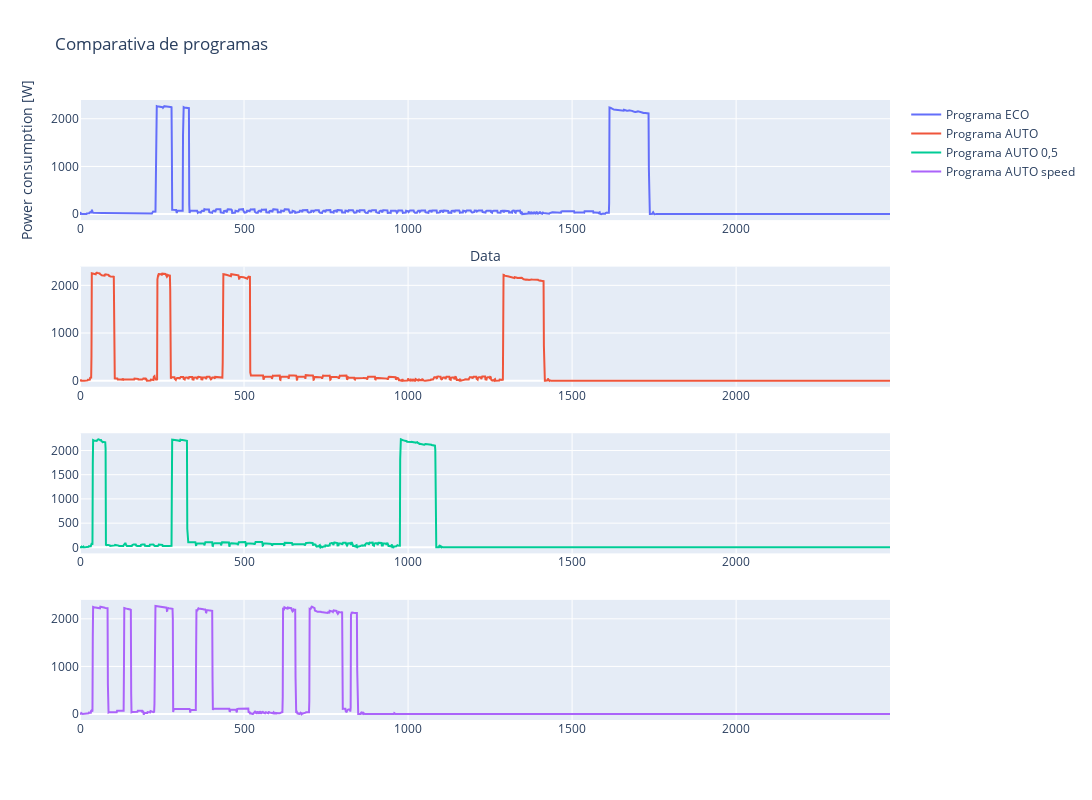

Here is the notebook cell this chart was saved with:
### Code cell
# Following the guidelines on the PDF file, try to draw the interactive plot for P and Q of V52 Wind turbine.

from plotly.subplots import make_subplots

fig = make_subplots(rows=4, cols=1)


# create a data trace for each type of meat and add them to figure one by one
fig.add_trace(go.Line(x=df_MERGE['id'],
                         y=df_MERGE['ECO'], name='Programa ECO'),row=1,col=1); 
fig.add_trace(go.Line(x=df_MERGE['id'],
                         y=df_MERGE['AUTO'], name='Programa AUTO'),row=2,col=1);            
fig.add_trace(go.Scatter(x=df_MERGE['id'],
                         y=df_MERGE['AUTO_12'], name='Programa AUTO 0,5'),row=3,col=1);
fig.add_trace(go.Scatter(x=df_MERGE['id'],
                         y=df_MERGE['AUTO_speed'], name='Programa AUTO speed'),row=4,col=1);
            

# edit the layout
fig.update_layout(autosize=False,
                  width=2000,
                  height=800,
                  title='Comparativa de programas',
                  xaxis_title='Data',
                  yaxis_title='Power consumption [W]')
fig.show()

### Figure 1 — Plotly figure (JSON) as saved in the notebook; plotly's stock layout.template omitted (floating-point values rounded to 4 significant figures; data arrays with more than 128 entries replaced by an {"elided": "..."} marker saying what was removed)
{"data": [{"name": "Programa ECO", "type": "scatter", "x": {"elided": "2470 int values"}, "xaxis": "x", "y": {"elided": "2470 float values"}, "yaxis": "y"}, {"name": "Programa AUTO", "type": "scatter", "x": {"elided": "2470 int values"}, "xaxis": "x2", "y": {"elided": "2470 float values"}, "yaxis": "y2"}, {"name": "Programa AUTO 0,5", "type": "scatter", "x": {"elided": "2470 int values"}, "xaxis": "x3", "y": {"elided": "2470 float values"}, "yaxis": "y3"}, {"name": "Programa AUTO speed", "type": "scatter", "x": {"elided": "2470 int values"}, "xaxis": "x4", "y": {"elided": "2470 float values"}, "yaxis": "y4"}], "layout": {"autosize": false, "height": 800, "title": {"text": "Comparativa de programas"}, "width": 2000, "xaxis": {"anchor": "y", "domain": [0, 1], "title": {"text": "Data"}}, "xaxis2": {"anchor": "y2", "domain": [0, 1]}, "xaxis3": {"anchor": "y3", "domain": [0, 1]}, "xaxis4": {"anchor": "y4", "domain": [0, 1]}, "yaxis": {"anchor": "x", "domain": [0.8063, 1], "title": {"text": "Power consumption [W]"}}, "yaxis2": {"anchor": "x2", "domain": [0.5375, 0.7312]}, "yaxis3": {"anchor": "x3", "domain": [0.2687, 0.4625]}, "yaxis4": {"anchor": "x4", "domain": [0, 0.1938]}}}
